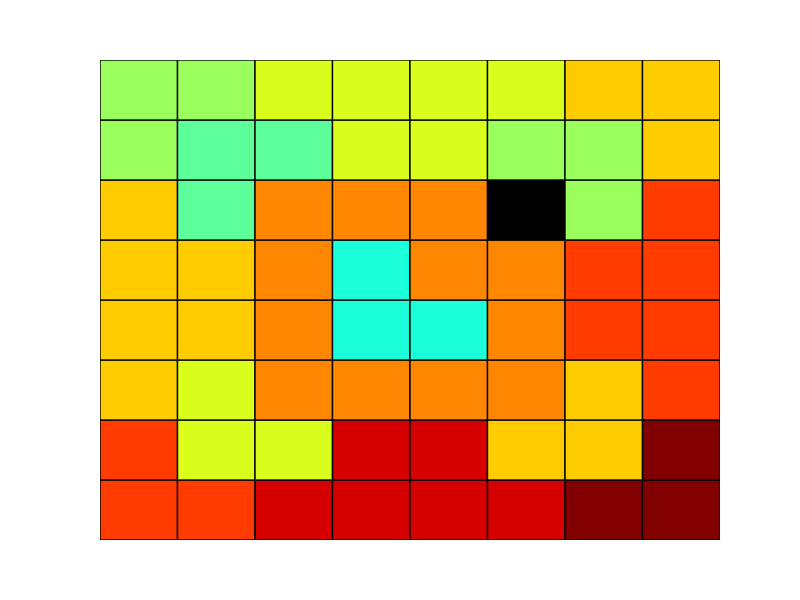

This chart was generated by the following Python code:
#!/usr/bin/env python3

# Sources :
#    * http://www.mail-archive.com/matplotlib-users@lists.sourceforge.net/msg08387.html
#    * http://stackoverflow.com/questions/8931268/using-colormaps-to-set-color-of-line-in-matplotlib

from numpy import amax, concatenate, zeros
from random import randint

import matplotlib.pyplot as plt
import matplotlib.patches as mpatches
import matplotlib.colors as colors
import matplotlib.cm as cmx


# ----------- #
# -- Chess -- #
# ----------- #

n = 2**3

# `(-1)` indicates an empty cell.
chess = zeros((n,n)) - 1

# The black cell is coded by `0`.
line = randint(0, n - 1)
col  = randint(0, n - 1)

chess[line, col] = 0


# ------------------------ #
# -- Method for solving -- #
# ------------------------ #

# color = 5 ---> This allows to well see the hole.
def addOneTrimino(
    oneChess,
    color = 5
):
    dim = len(oneChess)

# Special case of `n = 2`.
    if dim == 2:
        for line in range(2):
            for col in range(2):
                if oneChess[line, col] == -1:
                    oneChess[line, col] = color

        return oneChess

# Recursive calls.
    posCenter = dim // 2

# lu = left up   ; ru = right up
# ld = left down ; rd = right down
    subChess = {
        "lu": oneChess[:posCenter, :posCenter],
        "ru": oneChess[:posCenter, posCenter:],
        "ld": oneChess[posCenter:, :posCenter],
        "rd": oneChess[posCenter:, posCenter:]
    }

# Add one new colored cell in the good sub chess so as to have a new trimino at
# the center, and then do the recursive callings.
    subChess = addCenteredCells(subChess, color)

    color += 1

    for loc in subChess:
        subChess[loc] = addOneTrimino(subChess[loc], color)
        color += 1

# Let's gather the four sub chess.
    oneChessUp   = concatenate((subChess["lu"], subChess["ru"]), axis = 1)
    oneChessDown = concatenate((subChess["ld"], subChess["rd"]), axis = 1)

    return concatenate((oneChessUp, oneChessDown), axis = 0)

def addCenteredCells(subChess, color):
    for loc in subChess:
        if int(amax(subChess[loc])) == -1:
            if loc == "lu":
                subChess[loc][-1, -1] = color

            elif loc == "ru":
                subChess[loc][-1, 0] = color

            elif loc == "ld":
                subChess[loc][0, -1] = color

            else:
                subChess[loc][0, 0] = color

    return subChess


# -------------- #
# -- Let's go -- #
# -------------- #

chessFilled = addOneTrimino(chess)

plt.axes(xlim = (0, n), ylim = (0, n))
plt.axis('off')

maxColor = amax(chessFilled)

colorMap  = plt.get_cmap('jet')
cNorm     = colors.Normalize(vmin = 0, vmax = maxColor)
scalarMap = cmx.ScalarMappable(norm = cNorm, cmap = colorMap)

for line in range(n):
    for col in range(n):
        color = chessFilled[line, col]

        if color == 0:
            color = "black"

        else:
            color = scalarMap.to_rgba(color)

        rect = mpatches.Rectangle(
            (line, col), 1, 1,
            facecolor = color,
            edgecolor = "black"
        )

        plt.gca().add_patch(rect)

plt.show()
